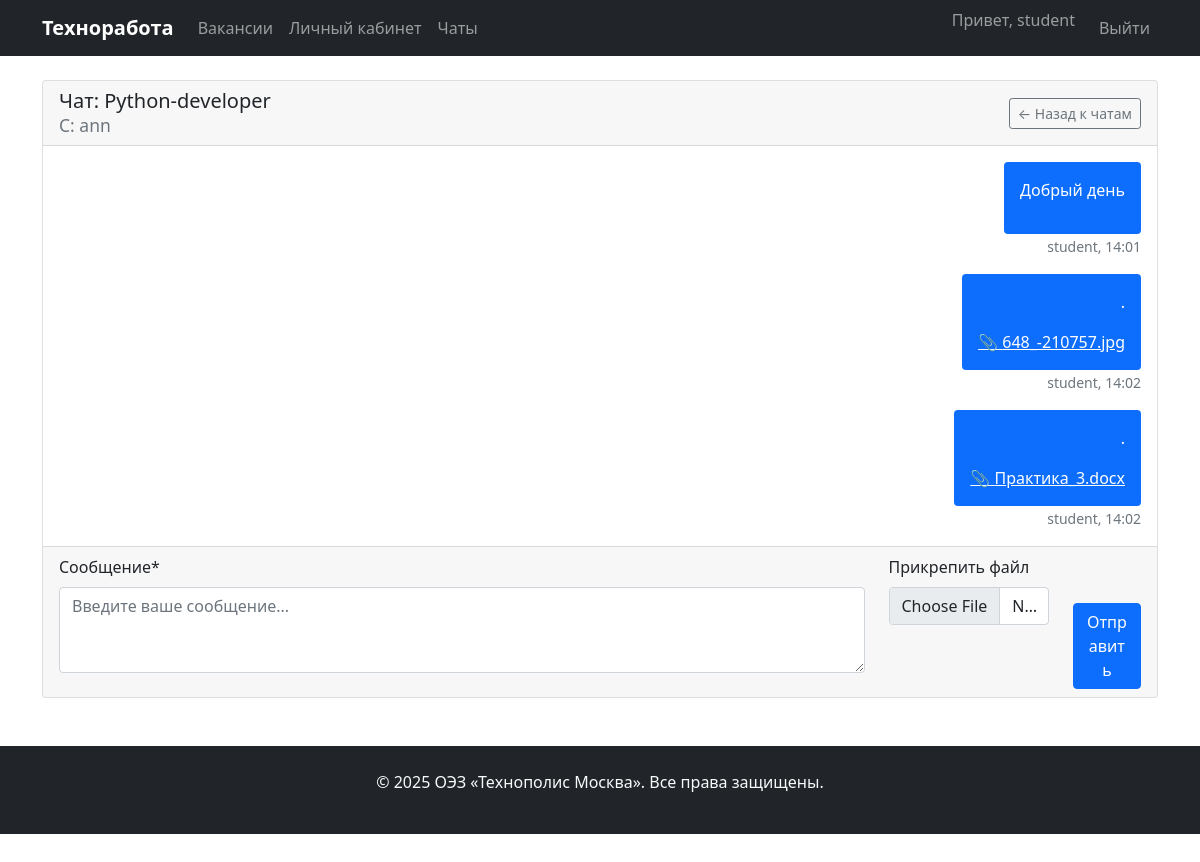
/chats/1/ (signed in), run on the app's committed database.
### career_app/models.py (models this page shows, shortened)
class ChatThread(models.Model):
    vacancy = models.ForeignKey(Vacancy, on_delete=models.CASCADE, null=True, blank=True)
    internship = models.ForeignKey(Internship, on_delete=models.CASCADE, null=True, blank=True)
    applicant = models.ForeignKey(Applicant, on_delete=models.CASCADE)
    hr_user = models.ForeignKey(User, on_delete=models.CASCADE, null=True, blank=True, related_name='hr_chats')
    university_user = models.ForeignKey(User, on_delete=models.CASCADE, null=True, blank=True, related_name='university_chats')
    created_at = models.DateTimeField(auto_now_add=True)
    updated_at = models.DateTimeField(auto_now=True)
    is_active = models.BooleanField(default=True)
    class Meta:
        verbose_name = "Чат"
        verbose_name_plural = "Чаты"
        ordering = ['-updated_at']
    def get_other_participant(self, current_user):
        if current_user == self.applicant.user:
            if self.hr_user:
                return self.hr_user
            elif self.university_user:
                return self.university_user
        return self.applicant.user
    def get_subject(self):
        if self.vacancy:
            return self.vacancy.title
        else:
            return self.internship.title

class Vacancy(models.Model):
    STATUS_CHOICES = [
        ('draft', 'Черновик'),
        ('moderation', 'На модерации'),
        ('published', 'Опубликована'),
        ('rejected', 'Отклонена'),
        ('closed', 'Закрыта'),
    ]
    title = models.CharField(max_length=200, verbose_name="Должность")
    company = models.ForeignKey(Company, on_delete=models.CASCADE, verbose_name="Компания")
    category = models.ForeignKey(Category, on_delete=models.SET_NULL, null=True, blank=True, verbose_name="Категория")
    description = models.TextField(verbose_name="Описание вакансии")
    requirements = models.TextField(verbose_name="Требования")
    salary = models.CharField(max_length=100, blank=True, verbose_name="Зарплата")
    contact_info = models.TextField(verbose_name="Контактная информация")
    status = models.CharField(max_length=20, choices=STATUS_CHOICES, default='draft', verbose_name="Статус")
    created_by = models.ForeignKey(User, on_delete=models.CASCADE, verbose_name="Создатель")
    created_at = models.DateTimeField(auto_now_add=True)
    published_at = models.DateTimeField(null=True, blank=True)
    auto_close_at = models.DateTimeField(null=True, blank=True, verbose_name="Автоматическое закрытие")
    objects = models.Manager()
    class Meta:
        verbose_name = "Вакансия"
        verbose_name_plural = "Вакансии"
        ordering = ['-created_at']

class ChatMessage(models.Model):
    thread = models.ForeignKey(ChatThread, on_delete=models.CASCADE, related_name='messages')
    sender = models.ForeignKey(User, on_delete=models.CASCADE)
    message = models.TextField(verbose_name="Сообщение")
    file = models.FileField(upload_to='chat_files/', null=True, blank=True, verbose_name="Файл")
    is_read = models.BooleanField(default=False, verbose_name="Прочитано")
    created_at = models.DateTimeField(auto_now_add=True)
    class Meta:
        verbose_name = "Сообщение чата"
        verbose_name_plural = "Сообщения чатов"
        ordering = ['created_at']

### career_app/views.py (the view)
# urls.py: path('chats/<int:thread_id>/', views.chat_detail, name='chat_detail'),
@login_required
def chat_detail(request, thread_id):
    thread = get_object_or_404(ChatThread, id=thread_id)
    user_profile = request.user.userprofile
    has_access = False
    if user_profile.role == 'applicant':
        has_access = thread.applicant.user == request.user
    elif user_profile.role == 'hr':
        has_access = thread.vacancy and thread.vacancy.company == user_profile.company
    elif user_profile.role == 'university':
        has_access = thread.internship and thread.internship.institution == user_profile.institution
    elif user_profile.role == 'admin':
        has_access = True
    if not has_access:
        messages.error(request, 'У вас нет доступа к этому чату.')
        return redirect('chat_list')
    thread.messages.filter(is_read=False).exclude(sender=request.user).update(is_read=True)
    if request.method == 'POST':
        form = ChatMessageForm(request.POST, request.FILES)
        if form.is_valid():
            message = form.save(commit=False)
            message.thread = thread
            message.sender = request.user
            message.save()
            thread.save()
            return redirect('chat_detail', thread_id=thread_id)
    else:
        form = ChatMessageForm()
    messages_list = thread.messages.all().select_related('sender')
    context = {
        'thread': thread,
        'messages_list': messages_list,
        'form': form,
        'other_user': thread.get_other_participant(request.user),
    }
    return render(request, 'career_app/chat_detail.html', context)

### career_app/forms.py
class ChatMessageForm(forms.ModelForm):
    class Meta:
        model = ChatMessage
        fields = ['message', 'file']
        widgets = {
            'message': forms.Textarea(attrs={
                'rows': 3,
                'placeholder': 'Введите ваше сообщение...',
                'class': 'form-control'
            }),
            'file': forms.FileInput(attrs={
                'class': 'form-control'
            })
        }
        labels = {
            'message': 'Сообщение',
            'file': 'Прикрепить файл'
        }

### templates/career_app/chat_detail.html (shortened to what this page needs)
{% extends 'base.html' %}
{% load crispy_forms_tags %}
{% block content %}
<div class="container mt-4">
    <div class="row">
        <div class="col-md-12">
            <div class="card">
                <div class="card-header d-flex justify-content-between align-items-center">
                    <h5 class="mb-0">
                        Чат: {{ thread.get_subject }}
                        <br>
                        <small class="text-muted">
                            {% if user.userprofile.role == 'applicant' %}
                                С: {{ other_user.get_full_name|default:other_user.username }}
                            {% else %}
                                С: {{ thread.applicant.first_name }} {{ thread.applicant.last_name }}
                            {% endif %}
                        </small>
                    </h5>
                    <a href="{% url 'chat_list' %}" class="btn btn-outline-secondary btn-sm">← Назад к чатам</a>
                </div>
                <div class="card-body" style="height: 400px; overflow-y: auto;">
                    {% for message in messages_list %}
                    <div class="mb-3 {% if message.sender == user %}text-end{% endif %}">
                        <div class="d-flex {% if message.sender == user %}justify-content-end{% endif %}">
                            <div class="{% if message.sender == user %}bg-primary text-white{% else %}bg-light{% endif %} rounded p-3" style="max-width: 70%;">
                                <div class="message-content">
                                    {{ message.message|linebreaks }}
                                    {% if message.file %}
                                    <div class="mt-2">
                                        <a href="{{ message.file.url }}" class="{% if message.sender == user %}text-white{% else %}text-primary{% endif %}" target="_blank">
                                            📎 {{ message.file.name|slice:"-15:" }}
                                        </a>
                                    </div>
                                    {% endif %}
                                </div>
                            </div>
                        </div>
                        <small class="text-muted">
                            {{ message.sender.get_full_name|default:message.sender.username }},
                            {{ message.created_at|date:"H:i" }}
                        </small>
                    </div>
                    {% empty %}
                    <div class="text-center text-muted py-4">
                        <p>Пока нет сообщений. Начните общение!</p>
                    </div>
                    {% endfor %}
                </div>
                <div class="card-footer">
                    <form method="post" enctype="multipart/form-data">
                        <div class="row">
                            <div class="col-md-9">
                                {{ form.message|as_crispy_field }}
                            </div>
                            <div class="col-md-2">
                                {{ form.file|as_crispy_field }}
                            </div>
                            <div class="col-md-1 d-flex align-items-end">
                                <button type="submit" class="btn btn-primary w-100">Отправить</button>
                            </div>
                        </div>
                    </form>
                </div>
            </div>
        </div>
    </div>
</div>
{% endblock %}

### templates/base.html (shortened to what this page needs)
<!DOCTYPE html>
<html lang="ru">
<head>
    <link href="https://cdn.jsdelivr.net/npm/bootstrap@5.1.3/dist/css/bootstrap.min.css" rel="stylesheet">
</head>
<body>
    <nav class="navbar navbar-expand-lg navbar-dark bg-dark">
        <div class="container">
            <a class="navbar-brand" href="{% url 'home' %}">Техноработа</a>
            <div class="collapse navbar-collapse" id="navbarNav">
                <ul class="navbar-nav me-auto">
    <li class="nav-item">
        <a class="nav-link" href="{% url 'vacancy_list' %}">Вакансии</a>
    </li>
    {% if user.is_authenticated %}
        <li class="nav-item">
            <a class="nav-link" href="{% url 'dashboard' %}">Личный кабинет</a>
        </li>
        <li class="nav-item">
            <a class="nav-link" href="{% url 'chat_list' %}">Чаты</a>
        </li>
    {% endif %}
</ul>
                <ul class="navbar-nav">
                    {% if user.is_authenticated %}
                        <li class="nav-item">
                            <span class="navbar-text me-3">Привет, {{ user.username }}</span>
                        </li>
                        <li class="nav-item">
                            <a class="nav-link" href="{% url 'logout' %}">Выйти</a>
                        </li>
                    {% endif %}
                </ul>
            </div>
        </div>
    </nav>
    <main>
        {% block content %}
        {% endblock %}
    </main>
    <footer class="bg-dark text-light py-4 mt-5">
        <div class="container text-center">
            <p>&copy; 2025 ОЭЗ «Технополис Москва». Все права защищены.</p>
        </div>
    </footer>
</body>
</html>

### templates/base.html (style rules this page uses)
.navbar-brand { font-weight: bold; }
.card { transition: transform 0.2s; }

### templates/career_app/chat_detail.html (style rules this page uses)
.message-content { word-wrap: break-word; }

### data on the page
ChatThread: get_subject "Python-developer"
ChatMessage: message "Добрый день", sender.get_full_name "student", created_at "14:01"
ChatMessage: message ".", file.name "648_-210757.jpg", sender.get_full_name "student", created_at "14:02"
ChatMessage: message ".", file.name "Практика_3.docx", sender.get_full_name "student", created_at "14:02"

### other printed values
{{ user.username }} "student"
{{ other_user.get_full_name|default:other_user.username }} "ann"
